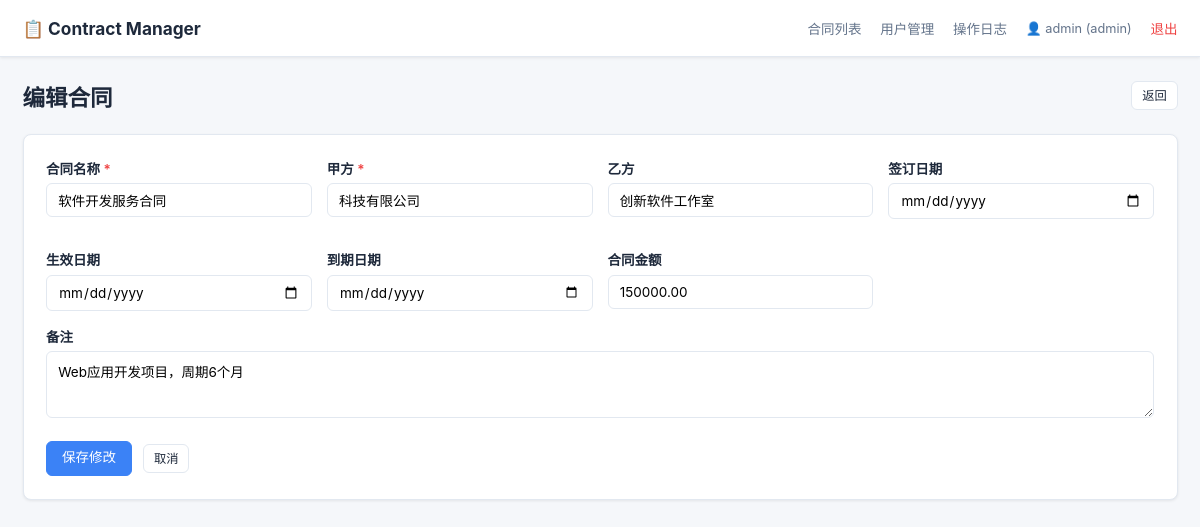
/projects/contract-manager-fresh/contracts/1/edit (signed in), run on the app's committed database.
### app/models/contract.py (models this page shows, shortened)
class Contract(Base):
    __tablename__ = "contracts"
    id: Mapped[int] = mapped_column(Integer, primary_key=True, autoincrement=True)
    contract_no: Mapped[str] = mapped_column(
        String(32), unique=True, nullable=False, index=True
    )
    title: Mapped[str] = mapped_column(String(256), nullable=False)
    party_a: Mapped[str] = mapped_column(String(256), nullable=False)
    party_b: Mapped[str] = mapped_column(String(256), nullable=False)
    sign_date: Mapped[date | None] = mapped_column(Date, nullable=True)
    start_date: Mapped[date | None] = mapped_column(Date, nullable=True)
    end_date: Mapped[date | None] = mapped_column(Date, nullable=True)
    amount: Mapped[float | None] = mapped_column(Numeric(15, 2), nullable=True)
    status: Mapped[str] = mapped_column(String(32), nullable=False, default="draft")
    remarks: Mapped[str | None] = mapped_column(Text, nullable=True)
    created_by: Mapped[int] = mapped_column(Integer, ForeignKey("users.id"), nullable=False)
    created_at: Mapped[datetime] = mapped_column(
        DateTime, default=lambda: datetime.now(timezone.utc)
    )
    updated_at: Mapped[datetime] = mapped_column(
        DateTime,
        default=lambda: datetime.now(timezone.utc),
        onupdate=lambda: datetime.now(timezone.utc),
    )
    creator: Mapped["User"] = relationship("User", lazy="joined")
    attachments: Mapped[list["Attachment"]] = relationship(
        "Attachment", back_populates="contract", lazy="selectin", cascade="all, delete-orphan"
    )

### app/routers/contracts.py (the view)
@router.get("/{contract_id}/edit")
async def contract_edit_form(request: Request, contract_id: int, db: Session = Depends(get_db)):
    tmpl = request.app.state.templates
    user = get_session_user(request)
    if not user["user_id"]:
        return RedirectResponse(url=f"{settings.base_path}/auth/login", status_code=HTTP_302_FOUND)
    contract = get_contract_by_id(db, contract_id)
    if not contract:
        return tmpl.TemplateResponse("errors/404.html", {"request": request}, status_code=404)
    return tmpl.TemplateResponse("contracts/edit.html", {
        "request": request,
        "contract": contract,
        "user": user,
    })

### app/templates/contracts/edit.html (shortened to what this page needs)
{% extends "base.html" %}
{% block content %}
<div class="page-header">
    <h1>{% if contract %}编辑合同{% else %}新建合同{% endif %}</h1>
    <a href="{% if contract %}{{ base_path }}/contracts/{{ contract.id }}{% else %}{{ base_path }}/{% endif %}" class="btn btn-sm">返回</a>
</div>
<div class="card">
    <form method="post" class="form">
        <div class="form-grid">
            <div class="form-group">
                <label for="title">合同名称 <span class="required">*</span></label>
                <input type="text" id="title" name="title"
                       value="{{ contract.title if contract else '' }}"
                       required maxlength="256">
            </div>
            <div class="form-group">
                <label for="party_a">甲方 <span class="required">*</span></label>
                <input type="text" id="party_a" name="party_a"
                       value="{{ contract.party_a if contract else '' }}"
                       required maxlength="256">
            </div>
            <div class="form-group">
                <label for="party_b">乙方</label>
                <input type="text" id="party_b" name="party_b"
                       value="{{ contract.party_b if contract else '' }}"
                       maxlength="256">
            </div>
            <div class="form-group">
                <label for="sign_date">签订日期</label>
                <input type="date" id="sign_date" name="sign_date"
                       value="{{ contract.sign_date.isoformat() if contract and contract.sign_date else '' }}">
            </div>
            <div class="form-group">
                <label for="start_date">生效日期</label>
                <input type="date" id="start_date" name="start_date"
                       value="{{ contract.start_date.isoformat() if contract and contract.start_date else '' }}">
            </div>
            <div class="form-group">
                <label for="end_date">到期日期</label>
                <input type="date" id="end_date" name="end_date"
                       value="{{ contract.end_date.isoformat() if contract and contract.end_date else '' }}">
            </div>
            <div class="form-group">
                <label for="amount">合同金额</label>
                <input type="number" id="amount" name="amount" step="0.01" min="0"
                       value="{{ "%.2f"|format(contract.amount) if contract and contract.amount else '' }}">
            </div>
        </div>
        <div class="form-group">
            <label for="remarks">备注</label>
            <textarea id="remarks" name="remarks" rows="3">{{ contract.remarks if contract else '' }}</textarea>
        </div>
        <div class="form-actions">
            <button type="submit" class="btn btn-primary">
                {% if contract %}保存修改{% else %}创建合同{% endif %}
            </button>
            <a href="{% if contract %}{{ base_path }}/contracts/{{ contract.id }}{% else %}{{ base_path }}/{% endif %}" class="btn btn-sm">取消</a>
        </div>
    </form>
</div>
{% endblock %}

### app/static/css/app.css (style rules this page uses)
*, *::before, *::after { box-sizing: border-box; margin: 0; padding: 0; }
:root { --color-bg: #f5f7fa; --color-surface: #ffffff; --color-primary: #3b82f6; --color-primary-hover: #2563eb; --color-success: #22c55e; --color-warning: #f59e0b; --color-danger: #ef4444; --color-danger-hover: #dc2626; --color-text: #1e293b; --color-text-muted: #64748b; --color-border: #e2e8f0; --shadow: 0 1px 3px rgba(0,0,0,0.08); --radius: 8px; font-family: -apple-system, BlinkMacSystemFont, "Segoe UI", Roboto, "Helvetica Neue", Arial, sans-serif; font-size: 15px; color: var(--color-text); background: var(--color-bg); }
body { min-height: 100vh; }
a { color: var(--color-primary); text-decoration: none; }
.page-header { display: flex; align-items: center; justify-content: space-between; margin-bottom: 1.5rem; }
.page-header h1 { font-size: 1.5rem; }
.card { background: var(--color-surface); border: 1px solid var(--color-border); border-radius: var(--radius); padding: 1.5rem; margin-bottom: 1.25rem; box-shadow: var(--shadow); }
.btn { display: inline-block; padding: 0.5rem 1rem; border: 1px solid var(--color-border); border-radius: 6px; font-size: 0.9rem; cursor: pointer; background: var(--color-surface); color: var(--color-text); transition: all 0.15s; text-decoration: none; line-height: 1.4; }
.btn-primary { background: var(--color-primary); color: #fff; border-color: var(--color-primary); }
.btn-sm { padding: 0.3rem 0.65rem; font-size: 0.82rem; }
.form-group { margin-bottom: 1rem; }
.form-group label { display: block; margin-bottom: 0.35rem; font-weight: 600; font-size: 0.9rem; }
.required { color: var(--color-danger); }
.form-group input, .form-group select, .form-group textarea { width: 100%; padding: 0.55rem 0.75rem; border: 1px solid var(--color-border); border-radius: 6px; font-size: 0.9rem; font-family: inherit; transition: border-color 0.15s; }
.form-grid { display: grid; grid-template-columns: repeat(auto-fill, minmax(260px, 1fr)); gap: 1rem; }
.form-actions { margin-top: 1.25rem; display: flex; gap: 0.75rem; align-items: center; }

### data on the page
Contract: title "软件开发服务合同", party_a "科技有限公司", party_b "创新软件工作室", amount "150000.00", remarks "Web应用开发项目，周期6个月"

### other printed values
{{ request.session.get('username') }} "admin"
{{ request.session.get('role') }} "admin"
